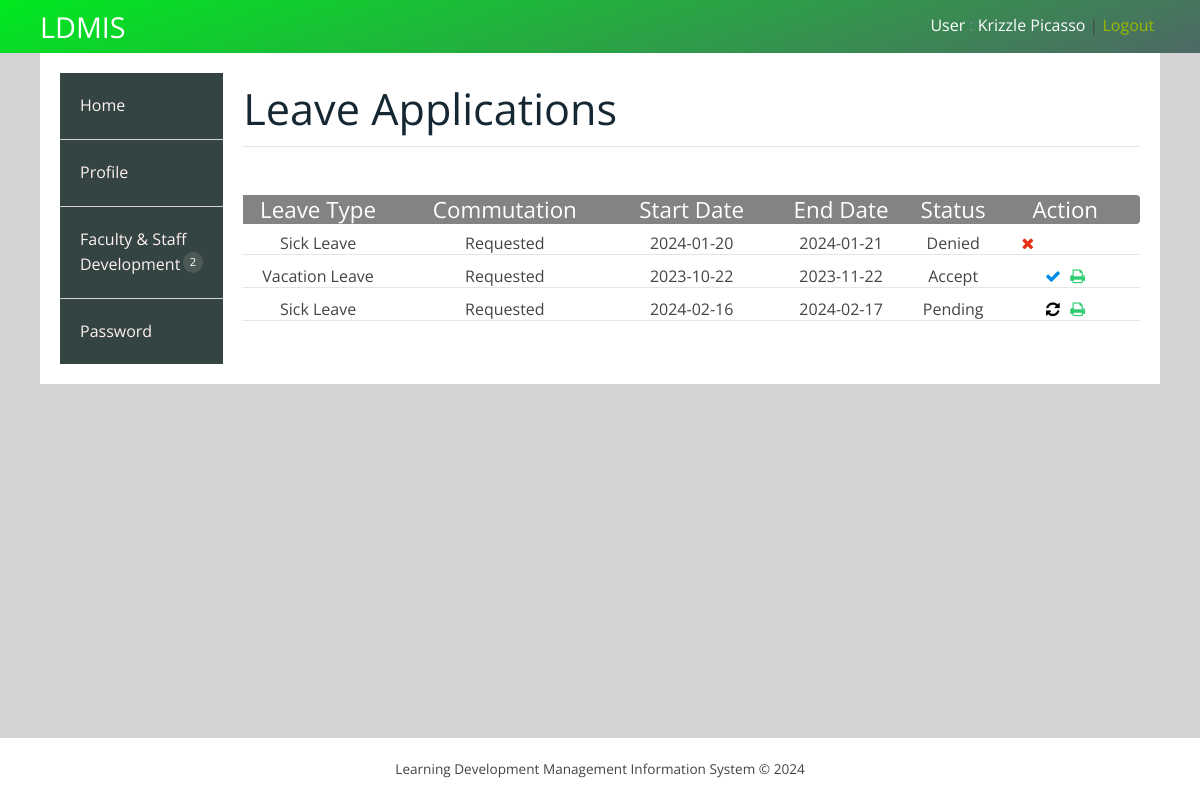
Page /user/leavestatus.php (signed in) on the committed database.
### tables this page shows
CREATE TABLE `leavedetails` (
  `Detail_Id` bigint(20) NOT NULL,
  `EmpId` bigint(20) NOT NULL,
  `TypesLeaveId` varchar(20) NOT NULL,
  `Commutation` varchar(20) NOT NULL,
  `StateDate` date NOT NULL,
  `EndDate` date NOT NULL,
  `LeaveStatus` varchar(50) NOT NULL
);

### user/leavestatus.php (the view, shortened to what this page needs)
<?php include('userheader.php'); ?>
<?php
  $dbs = new database();
  $db=$dbs->connection();
  $empid = $_SESSION['User']['EmployeeId'];
  $leavedetails = mysqli_query($db,"SELECT * FROM leavedetails WHERE EmpId='$empid'");
?>
            <div class="s-12 l-10">
               <h1>Leave Applications</h1><hr>
               	<div class="s-12 l-2">
               		<h4 style="background: #858282; color: white; text-align: center;">Leave Type</h4>
               	</div>
               	<div class="s-12 l-3">
               		<h4 style="background: #858282; color: white; text-align: center;">Commutation</h4>
               	</div>
               	<div class="s-12 l-2">
               		<h4 style="background: #858282; color: white; text-align: center;">Start Date</h4>
               	</div>
               	<div class="s-12 l-2">
               		<h4 style="background: #858282; color: white; text-align: center;">End Date</h4>
               	</div>
               	<div class="s-12 l-1">
               		<h4 style="background: #858282; color: white; text-align: center;">Status</h4>
               	</div>
               	<div class="s-12 l-2">
               		<h4 style="background: #858282; color: white; text-align: center; border-radius: 0px 4px 4px 0px;">Action</h4>
               	</div>
               <?php $i=1; while($rom = mysqli_fetch_assoc($leavedetails)) {
			      $typen = mysqli_fetch_assoc($typename); ?>
	               	<div class="s-12 l-2" style="text-align: center;"><?php echo ucfirst((isset($rom['TypesLeaveId']))?$rom['TypesLeaveId']:""); ?></div>
	               	<div class="s-12 l-3" style="text-align: center;"><?php echo(isset($rom['Commutation']))?$rom['Commutation']:""; ?></div>
	               	<div class="s-12 l-2" style="text-align: center;"><?php echo(isset($rom['StateDate']))?$rom['StateDate']:""; ?></div>
	               	<div class="s-12 l-2" style="text-align: center;"><?php echo(isset($rom['EndDate']))?$rom['EndDate']:""; ?></div>
	               	<div class="s-12 l-1" style="text-align: center;"><?php echo(isset($rom['LeaveStatus']))?$rom['LeaveStatus']:""; ?></div>
	               	<?php if($rom['LeaveStatus'] == "Pending") {?>
	               		<div class="s-12 l-1" style="text-align: center; padding-left: 50px;""><a onclick="history.go(0)" title="Refresh"><i class="la fa fa-refresh" style="color: #050100;" aria-hidden="true"></i></a></div>
						<div class="s-12 l-1" style="text-align: center; padding-right: 50px;">
							<a title="Print" onclick="printLeaveApplication('<?php echo $rom['EmpId']; ?>')">
								<i class="fa fa-print" style="color: #2ecc71;" aria-hidden="true"></i>
							</a>
						</div>
	               	<?php } else if($rom['LeaveStatus'] == "Accept"){ ?>
	               		<div class="s-12 l-1" style="text-align: center; padding-left: 50px;"><a title="Accept"><i class="fa fa-check" style="color: #008DE7;" aria-hidden="true"></i></a></div>
						<div class="s-12 l-1" style="text-align: center; padding-right: 50px;">
							<a title="Print" onclick="printLeaveApplication('<?php echo $rom['EmpId']; ?>')">
								<i class="fa fa-print" style="color: #2ecc71;" aria-hidden="true"></i>
							</a>
						</div>
	               	<?php } else {?>
	               		<div class="s-12 l-1" style="text-align: center;"><a title="Denied"><i class="fa fa-times" style="color: #E83114;" aria-hidden="true"></i></a></div>
	               	<?php } ?>
	            		<hr style="margin-bottom: 10px;">
     				<?php } ?>
               </div>
<?php include('userfooter.php'); ?>

### user/css/responsee.css (style rules this page uses)
* { -webkit-box-sizing:border-box; -moz-box-sizing:border-box; box-sizing:border-box; margin:0; }
body { background:none repeat scroll 0 0 #d3d3d3; font-size:16px; font-family:"Open Sans",Arial,sans-serif; color:#444; }
h1,h2,h3,h4,h5,h6 { color:#152732; font-weight: normal; line-height: 1.3; margin:0.5rem 0; }
h1 { font-size:2.7rem; }
h4 { font-size:1.4rem; }
a, a:link, a:visited, a:hover, a:active { text-decoration:none; color:#9BB800; transition:color 0.20s linear 0s; -o-transition:color 0.20s linear 0s; -ms-transition:color 0.20s linear 0s; -moz-transition:color 0.20s linear 0s; -webkit-transition:color 0.20s linear 0s; }
hr { border: 0; border-top: 1px solid #e5e5e5; clear:both; height:0; margin:2.5rem auto; margin-top: 8px; }
.s-1, .s-2, .s-five,.s-3, .s-4, .s-5, .s-6, .s-7, .s-8, .s-9, .s-10, .s-11, .s-12, .m-1, .m-2, .m-five, .m-3, .m-4, .m-5, .m-6, .m-7, .m-8, .m-9, .m-10, .m-11, .m-12, .l-1, .l-2, .l-five, .l-3, .l-4, .l-5, .l-6, .l-7, .l-8, .l-9, .l-10, .l-11, .l-12 { float:left; position:static; }
.s-12 { width:100%; }
.margin > .s-1,.margin > .s-2,.margin > .s-five,.margin > .s-3,.margin > .s-4,.margin > .s-5,.margin > .s-6,.margin > .s-7,.margin > .s-8,.margin > .s-9,.margin > .s-10,.margin > .s-11,.margin > .s-12, .margin > .m-1,.margin > .m-2,.margin > .m-five,.margin > .m-3,.margin > .m-4,.margin > .m-5,.margin > .m-6,.margin > .m-7,.margin > .m-8,.margin > .m-9,.margin > .m-10,.margin > .m-11,.margin > .m-12, .margin > .l-1,.margin > .l-2,.margin > .l-five,.margin > .l-3,.margin > .l-4,.margin > .l-5,.margin > .l-6,.margin > .l-7,.margin > .l-8,.margin > .l-9,.margin > .l-10,.margin > .l-11,.margin > .l-12 { padding:0 0.625rem; }
.l-1 { width:8.3333%; }
.l-2 { width:16.6666%; }
.l-3 { width:25%; }
.l-10 { width:83.3333%; }

### rows in the picture
leavedetails: TypesLeaveId "Sick Leave", Commutation "Requested", StateDate "2024-01-20", EndDate "2024-01-21", LeaveStatus "Denied"
leavedetails: TypesLeaveId "Vacation Leave", Commutation "Requested", StateDate "2023-10-22", EndDate "2023-11-22", LeaveStatus "Accept"
leavedetails: TypesLeaveId "Sick Leave", Commutation "Requested", StateDate "2024-02-16", EndDate "2024-02-17", LeaveStatus "Pending"

### other values in the picture
$_SESSION['User']['FirstName'] "Krizzle"
$_SESSION['User']['LastName'] "Picasso"
